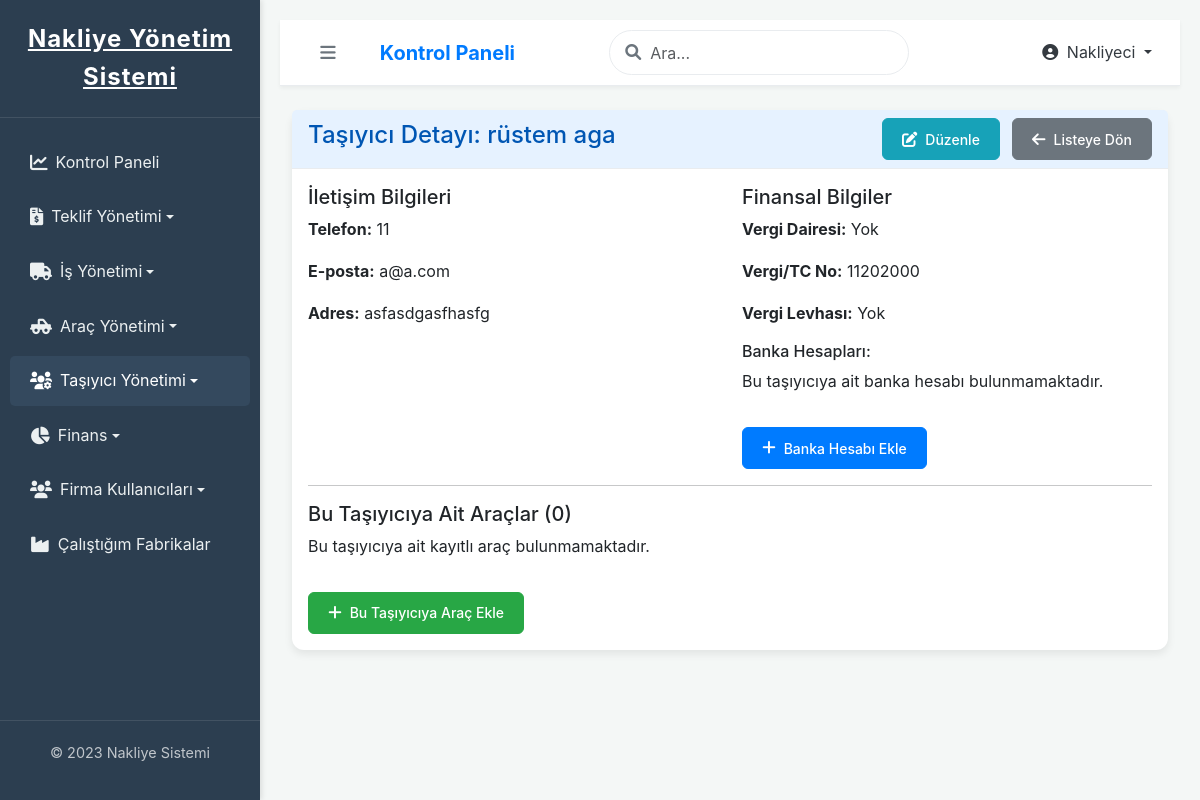
/nakliyeci/tasiyici/2/detay/ (signed in), run on the app's committed database.
### ana_uygulama/models.py (models this page shows, shortened)
class CustomUser(AbstractUser):
    company = models.ForeignKey(Company, on_delete=models.SET_NULL, null=True, blank=True, verbose_name="Bağlı Olduğu Firma")
    class Meta:
        verbose_name = "Kullanıcı"
        verbose_name_plural = "Kullanıcılar"

class Carrier(models.Model):
    IDENTITY_DOCUMENT_CHOICES = [
        ('TCKN', 'T.C. Kimlik Numarası'),
        ('VERGI_NO', 'Vergi Kimlik Numarası'),
        ('PASAPORT', 'Pasaport Numarası'),
    ]
    managed_by_shipper = models.ForeignKey(
        'Company', # String olarak referans vermek sıralama sorunlarını azaltır
        on_delete=models.CASCADE, # Nakliyeci firma silinirse, yönettiği taşıyıcılar da silinir.
        limit_choices_to={'company_type': 'NAKLIYECI'}, # Sadece NAKLIYECI tipindeki şirketleri seçilebilir yap
        related_name='managed_carriers',
        verbose_name="Yöneten Nakliyeci Firma"
    )
    full_name = models.CharField(max_length=255, verbose_name="Adı Soyadı / Firma Ünvanı")
    phone = models.CharField(max_length=20, blank=True, null=True, verbose_name="Telefon Numarası")
    email = models.EmailField(blank=True, null=True, verbose_name="E-posta Adresi")
    address = models.TextField(blank=True, null=True, verbose_name="Adres")
    tax_id_number = models.CharField(max_length=20, blank=True, null=True, verbose_name="Vergi Numarası / TC Kimlik No")
    tax_plate_document = models.FileField(
        upload_to='carrier_documents/tax_plates/',
        blank=True,
        null=True,
        verbose_name="Vergi Levhası",
        validators=[FileExtensionValidator(allowed_extensions=['pdf', 'jpg', 'jpeg', 'png'])]
    )
    identity_document_type = models.CharField(
        max_length=10,
        choices=IDENTITY_DOCUMENT_CHOICES,
        default='TCKN',
        verbose_name="Kimlik Belgesi Tipi"
    )
    identity_document_number = models.CharField(max_length=50, blank=True, null=True, verbose_name="Kimlik Belgesi Numarası")
    identity_document_image = models.FileField(
        upload_to='carrier_documents/identity_documents/',
        blank=True,
        null=True,
        verbose_name="Kimlik Belgesi Görseli",
        validators=[FileExtensionValidator(allowed_extensions=['pdf', 'jpg', 'jpeg', 'png'])]
    )
    driving_license_number = models.CharField(max_length=50, blank=True, null=True, verbose_name="Ehliyet Numarası")
    license_expiry_date = models.DateField(blank=True, null=True, verbose_name="Ehliyet Geçerlilik Tarihi") # Ehliyetin son geçerlilik tarihi
    driving_license_image = models.FileField(
        upload_to='carrier_documents/driving_licenses/',
        blank=True,
        null=True,
        verbose_name="Ehliyet Görseli",
        validators=[FileExtensionValidator(allowed_extensions=['pdf', 'jpg', 'jpeg', 'png'])]
    )
    is_active = models.BooleanField(default=True, verbose_name="Aktif mi?")
    created_at = models.DateTimeField(auto_now_add=True)
    updated_at = models.DateTimeField(auto_now=True)
    class Meta:
        verbose_name = "Taşıyıcı (Araç Sahibi)"
        verbose_name_plural = "Taşıyıcılar (Araç Sahipleri)"
        ordering = ['full_name']

### ana_uygulama/views.py (the view)
# urls.py: path('nakliyeci/tasiyici/<int:pk>/detay/', views.carrier_detail_nakliyeci_view, name='carrier_detail_nakliyeci_view'),
@login_required
def carrier_detail_nakliyeci_view(request, pk):
    if not request.user.company or request.user.company.company_type != 'NAKLIYECI':
        messages.error(request, "Bu sayfaya erişim izniniz yok.")
        return redirect('ana_uygulama:dashboard')
    carrier = get_object_or_404(Carrier, pk=pk, managed_by_shipper=request.user.company)
    vehicles_of_carrier = Vehicle.objects.filter(carrier=carrier)
    bank_accounts_of_carrier = BankAccount.objects.filter(carrier=carrier)
    today = timezone.now().date()
    seven_days_later = today + timedelta(days=7) # Şablonda kullanacağınız güncel tarih
    context = {
        'carrier': carrier,
        'vehicles_of_carrier': vehicles_of_carrier,
        'bank_accounts_of_carrier': bank_accounts_of_carrier,
        'page_title': f"Taşıyıcı Detayı: {carrier.full_name}",
        'today': today,                 # Şablonda kullanmak için bugün
        'seven_days_later': seven_days_later, # Şablonda kullanmak için 7 gün sonrası
    }
    return render(request, 'ana_uygulama/nakliyeci/carrier_detail.html', context)

### ana_uygulama/templates/ana_uygulama/nakliyeci/carrier_detail.html (shortened to what this page needs)
{% extends 'base.html' %}
{% load humanize %}
{% block content %}
<div class="card">
    <div class="card-header d-flex justify-content-between align-items-center">
        <h4>Taşıyıcı Detayı: {{ carrier.full_name }}</h4>
        <div>
            <a href="{% url 'ana_uygulama:carrier_update_nakliyeci_view' pk=carrier.id %}" class="btn btn-sm btn-info me-2" title="Düzenle"><i class="fas fa-edit"></i> Düzenle</a>
            <a href="{% url 'ana_uygulama:carrier_list_nakliyeci_view' %}" class="btn btn-secondary btn-sm" title="Listeye Dön"><i class="fas fa-arrow-left"></i> Listeye Dön</a>
        </div>
    </div>
    <div class="card-body">
        <div class="row">
            <div class="col-md-6">
                <h5>İletişim Bilgileri</h5>
                <p><strong>Telefon:</strong> {{ carrier.phone|default:"Yok" }}</p>
                <p><strong>E-posta:</strong> {{ carrier.email|default:"Yok" }}</p>
                <p><strong>Adres:</strong> {{ carrier.address|default:"Yok" }}</p>
            </div>
            <div class="col-md-6">
                <h5>Finansal Bilgiler</h5>
                <p><strong>Vergi Dairesi:</strong> {{ carrier.tax_office|default:"Yok" }}</p>
                <p><strong>Vergi/TC No:</strong> {{ carrier.tax_id_number|default:"Yok" }}</p>
                <p>
                    <strong>Vergi Levhası:</strong>
                    {% if carrier.tax_plate_document %}
                        <a href="{{ carrier.tax_plate_document.url }}" target="_blank">Görüntüle <i class="fas fa-external-link-alt"></i></a>
                    {% else %}
                        Yok
                    {% endif %}
                </p>
                <h6>Banka Hesapları:</h6>
                {% if bank_accounts_of_carrier %}
                    {% for account in bank_accounts_of_carrier %}
                        <div class="mb-2 p-2 border rounded {% if account.is_primary %}bg-light-blue{% endif %}">
                            <p class="mb-0"><strong>Banka Adı:</strong> {{ account.bank_name|default:"Yok" }} {% if account.is_primary %}<span class="badge bg-success">Birincil</span>{% endif %}</p>
                            <p class="mb-0"><strong>Hesap Sahibi:</strong> {{ account.account_owner_name|default:"Yok" }}</p>
                            <p class="mb-0"><strong>IBAN:</strong> {{ account.iban|default:"Yok"|wordwrap:4 }}</p>
                            <a href="{% url 'ana_uygulama:carrier_bank_account_edit_view' carrier_id=carrier.id pk=account.id %}" class="btn btn-sm btn-outline-info mt-1"><i class="fas fa-edit"></i> Düzenle</a>
                            <a href="{% url 'ana_uygulama:carrier_bank_account_delete_view' carrier_id=carrier.id pk=account.id %}" class="btn btn-sm btn-outline-danger mt-1" onclick="return confirm('Bu banka hesabını silmek istediğinizden emin misiniz?');"><i class="fas fa-trash"></i> Sil</a>
                        </div>
                    {% endfor %}
                {% else %}
                    <p>Bu taşıyıcıya ait banka hesabı bulunmamaktadır.</p>
                {% endif %}
                <a href="{% url 'ana_uygulama:carrier_bank_account_add_view' carrier_id=carrier.id %}" class="btn btn-sm btn-primary mt-3"><i class="fas fa-plus"></i> Banka Hesabı Ekle</a>
            </div>
        </div>
        <hr>
        <h5>Bu Taşıyıcıya Ait Araçlar ({{ vehicles_of_carrier.count }})</h5>
        {% if vehicles_of_carrier %}
            <ul class="list-group">
                {% for vehicle in vehicles_of_carrier %}
                    <li class="list-group-item d-flex justify-content-between align-items-center">
                        <a href="{% url 'ana_uygulama:vehicle_detail_nakliyeci_view' vehicle_id=vehicle.id %}">
                            <strong>{{ vehicle.plate_number }}</strong> - Sürücü: {{ vehicle.driver_name|default:"Belirtilmemiş" }} ({{ vehicle.get_vehicle_type_display }})
                        </a>
                        <div>
                            {% comment %}
                                Muayene ve Sigorta Süresi Yakın/Geçti Kontrolleri
                                Not: 'today' ve 'seven_days_later' değişkenleri views.py'den gönderilmelidir.
                            {% endcomment %}
                            {% if vehicle.is_inspection_expired %}
                                <span class="badge bg-danger me-1" title="Muayene Süresi Geçti">Muayene Bitti <i class="fas fa-exclamation-triangle"></i></span>
                            {% elif vehicle.inspection_expiry_date and vehicle.inspection_expiry_date <= seven_days_later %}
                                <span class="badge bg-warning me-1" title="Muayene Süresi Yaklaşıyor">Muayene Yakın <i class="fas fa-exclamation-triangle"></i></span>
                            {% endif %}
                            {% if vehicle.is_insurance_expired %}
                                <span class="badge bg-danger" title="Sigorta Süresi Geçti">Sigorta Bitti <i class="fas fa-exclamation-triangle"></i></span>
                            {% elif vehicle.insurance_expiry_date and vehicle.insurance_expiry_date <= seven_days_later %}
                                <span class="badge bg-warning" title="Sigorta Süresi Yaklaşıyor">Sigorta Yakın <i class="fas fa-exclamation-triangle"></i></span>
                            {% endif %}
                            <a href="{% url 'ana_uygulama:vehicle_detail_nakliyeci_view' vehicle_id=vehicle.id %}" class="btn btn-sm btn-outline-primary ms-2"><i class="fas fa-eye"></i> Detaylar</a>
                        </div>
                    </li>
                {% endfor %}
            </ul>
        {% else %}
            <p>Bu taşıyıcıya ait kayıtlı araç bulunmamaktadır.</p>
        {% endif %}
        <a href="{% url 'ana_uygulama:vehicle_create_nakliyeci_for_carrier_view' carrier.id %}" class="btn btn-sm btn-success mt-3"><i class="fas fa-plus"></i> Bu Taşıyıcıya Araç Ekle</a>
    </div>
</div>
{% endblock %}

### templates/base.html (shortened to what this page needs)
{% load static %}
<!DOCTYPE html>
<html lang="tr">
<head>
    <link href="https://cdn.jsdelivr.net/npm/bootstrap@5.3.0/dist/css/bootstrap.min.css" rel="stylesheet">
    <link rel="stylesheet" href="https://cdnjs.cloudflare.com/ajax/libs/font-awesome/6.0.0-beta3/css/all.min.css">
    <link href="https://cdn.jsdelivr.net/npm/select2@4.1.0-rc.0/dist/css/select2.min.css" rel="stylesheet" />
    <link href="https://cdn.jsdelivr.net/npm/select2-bootstrap-5-theme@1.3.0/dist/select2-bootstrap-5-theme.min.css" rel="stylesheet" />
    <link rel="stylesheet" href="{% static 'css/style.css' %}?v=1.1">
</head>
<body>
    <div class="page-container">
        <nav id="sidebar" class="sidebar">
            <div class="sidebar-header">
                <a href="{% url 'ana_uygulama:dashboard' %}" class="logo-text">Nakliye Yönetim Sistemi</a>
            </div>
            <ul class="sidebar-menu">
                <li class="menu-item">
                    <a href="{% url 'ana_uygulama:dashboard' %}" class="menu-link {% if request.resolver_match.url_name == 'dashboard' %}active{% endif %}">
                        <i class="fas fa-chart-line me-2"></i> Kontrol Paneli
                    </a>
                </li>
                {% if request.user.is_authenticated and request.user.company.company_type == 'NAKLIYECI' %}
                <li class="menu-item">
                    <a href="#quoteSubmenu" data-bs-toggle="collapse" aria-expanded="false" class="menu-link dropdown-toggle ">
                        <i class="fas fa-file-invoice-dollar me-2"></i> Teklif Yönetimi
                    </a>
                </li>
                <li class="menu-item">
                    <a href="#shipmentSubmenu" data-bs-toggle="collapse" aria-expanded="false" class="menu-link dropdown-toggle ">
                        <i class="fas fa-truck me-2"></i> İş Yönetimi
                    </a>
                </li>
                <li class="menu-item">
                    <a href="#vehicleSubmenu" data-bs-toggle="collapse" aria-expanded="false" class="menu-link dropdown-toggle ">
                        <i class="fas fa-truck-pickup me-2"></i> Araç Yönetimi
                    </a>
                </li>
                <li class="menu-item">
                    <a href="#carrierSubmenu" data-bs-toggle="collapse" aria-expanded="false" class="menu-link dropdown-toggle {% if request.resolver_match.url_name == 'carrier_list_nakliyeci_view' or request.resolver_match.url_name == 'carrier_create_nakliyeci_view' or request.resolver_match.url_name == 'carrier_detail_nakliyeci_view' or request.resolver_match.url_name == 'carrier_update_nakliyeci_view' %}active{% endif %}">
                        <i class="fas fa-users-cog me-2"></i> Taşıyıcı Yönetimi
                    </a>
                </li>
                <li class="menu-item">
                    <a href="#financeNakliyeciSubmenu" data-bs-toggle="collapse" aria-expanded="false" class="menu-link dropdown-toggle ">
                        <i class="fas fa-chart-pie me-2"></i> Finans
                    </a>
                </li>
                <li class="menu-item">
                    <a href="#companyUserNakliyeciSubmenu" data-bs-toggle="collapse" aria-expanded="false" class="menu-link dropdown-toggle ">
                        <i class="fas fa-users me-2"></i> Firma Kullanıcıları
                    </a>
                </li>
                <li class="menu-item">
                    <a href="{% url 'ana_uygulama:company_list_for_nakliyeci_view' %}" class="menu-link ">
                        <i class="fas fa-industry me-2"></i> Çalıştığım Fabrikalar
                    </a>
                </li>
                {% endif %}
            </ul>
            <div class="sidebar-footer">
                <p>&copy; 2023 Nakliye Sistemi</p>
            </div>
        </nav>
        <div class="main-content" id="main-content">
            <nav class="navbar navbar-expand-lg">
                <button type="button" id="sidebarCollapse" class="btn btn-outline-secondary me-3">
                    <i class="fas fa-bars"></i>
                </button>
                <a class="navbar-brand me-auto" href="{% url 'ana_uygulama:dashboard' %}">Kontrol Paneli</a>
                <div class="search-box me-3">
                    <span class="search-icon"><i class="fas fa-search"></i></span>
                    <input type="text" class="form-control" id="global-search-input" placeholder="Ara...">
                </div>
                <ul class="navbar-nav ms-auto">
                    <li class="nav-item dropdown">
                        <a class="nav-link dropdown-toggle" href="#" id="navbarDropdown" role="button" data-bs-toggle="dropdown" aria-expanded="false">
                            <i class="fas fa-user-circle me-1"></i> {{ request.user.first_name|default:request.user.username }}
                        </a>
                    </li>
                </ul>
            </nav>
            <div class="container-fluid mt-4">
                {% block content %}{% endblock %}
            </div>
        </div>
    </div>
</body>
</html>

### data on the page
CustomUser: user.first_name "Nakliyeci"
Carrier: full_name "rüstem aga", phone "11", email "a@a.com", address "asfasdgasfhasfg", tax_id_number "11202000"

### other printed values
{{ carrier.tax_office|default:"Yok" }} "Yok"
{{ vehicles_of_carrier.count }} "0"
